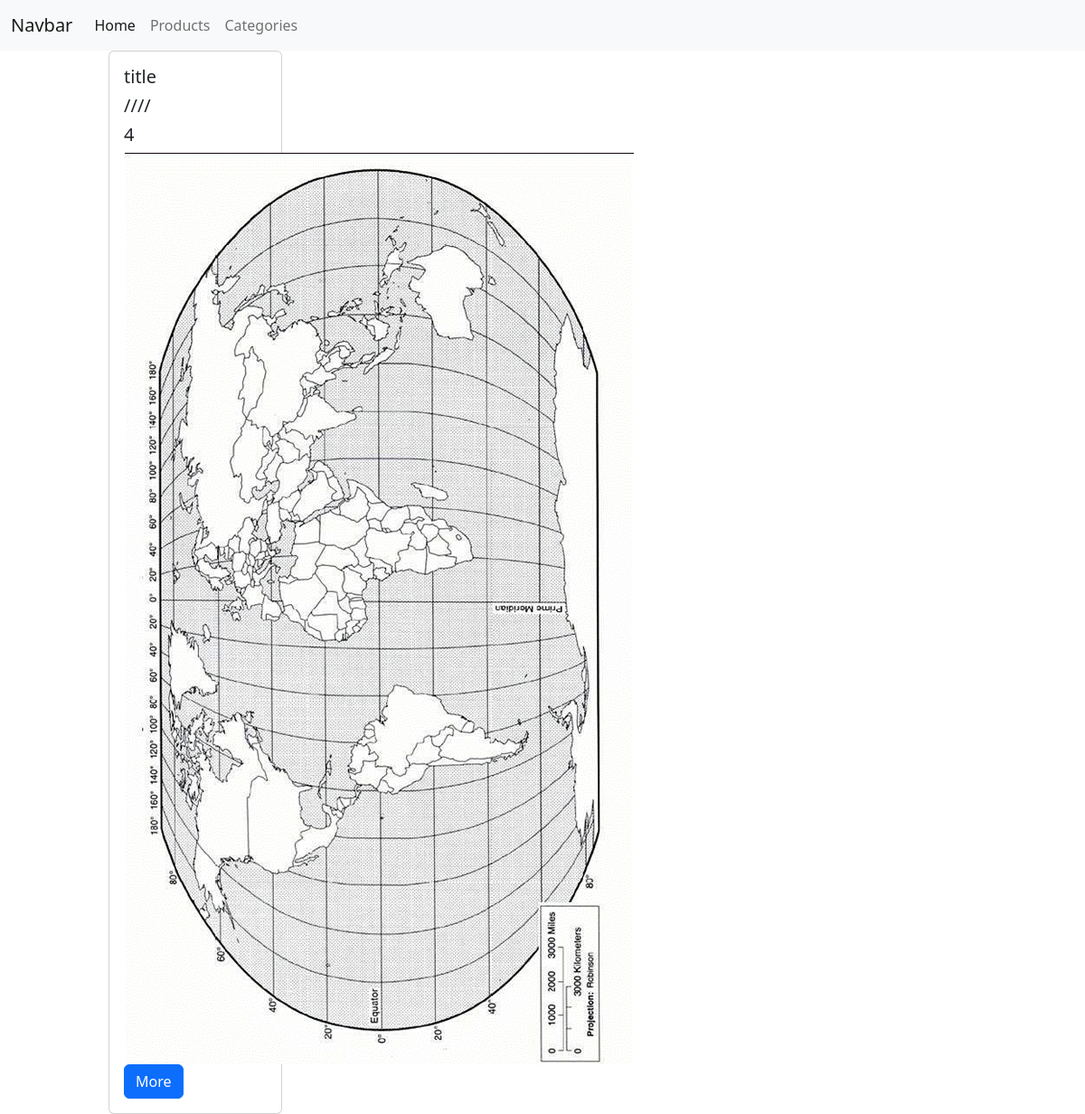
/posts/, run on the app's committed database.
### posts/models.py (models this page shows)
class Post(models.Model):
    title = models.CharField(max_length=10)
    image = models.ImageField()
    description = models.TextField()
    rate = models.IntegerField()
    hashtags = models.ManyToManyField("Hashtag", blank=True)

### posts/views.py (the view)
# urls.py: path('posts/', posts_view),
def posts_view(request, **kwargs):
    hashtag_id = request.GET.get('hashtag_id')
    if hashtag_id:
        posts = Post.objects.filter(hashtag=Hashtag.objects.get(id=hashtag_id))
    else:
        posts = Post.objects.all()
    data = {
        'posts': posts,
    }
    return render(request, 'posts/posts_list.html', context=data)

### templates/posts/posts_list.html (shortened to what this page needs)
{% extends 'layouts/main.html' %}
{% block content %}
    <div class="posts">
        {% for post in posts %}
            <div class="card" style="width: 20%">
                <div class="card-body">
                    <h5 class="card-title">{{ post.title }}</h5>
                    <h5 class="card-title">{{ post.description }}</h5>
                    <h5 class="card-title">{{ post.rate }}</h5>
                    <img src="/media/{{ post.image }}/" alt="">
                    <a href="/posts/{{ post.id }}/" class="btn btn-primary">More</a>
                </div>
            </div>
        {% endfor %}
    </div>
{% endblock %}

### templates/posts/posts_list.html (style rules this page uses)
.posts { display: flex; justify-content: space-between; width: 80%; margin-left: 10%; }

### data on the page
Post: title "title", description "////", rate "4", image (picture)
